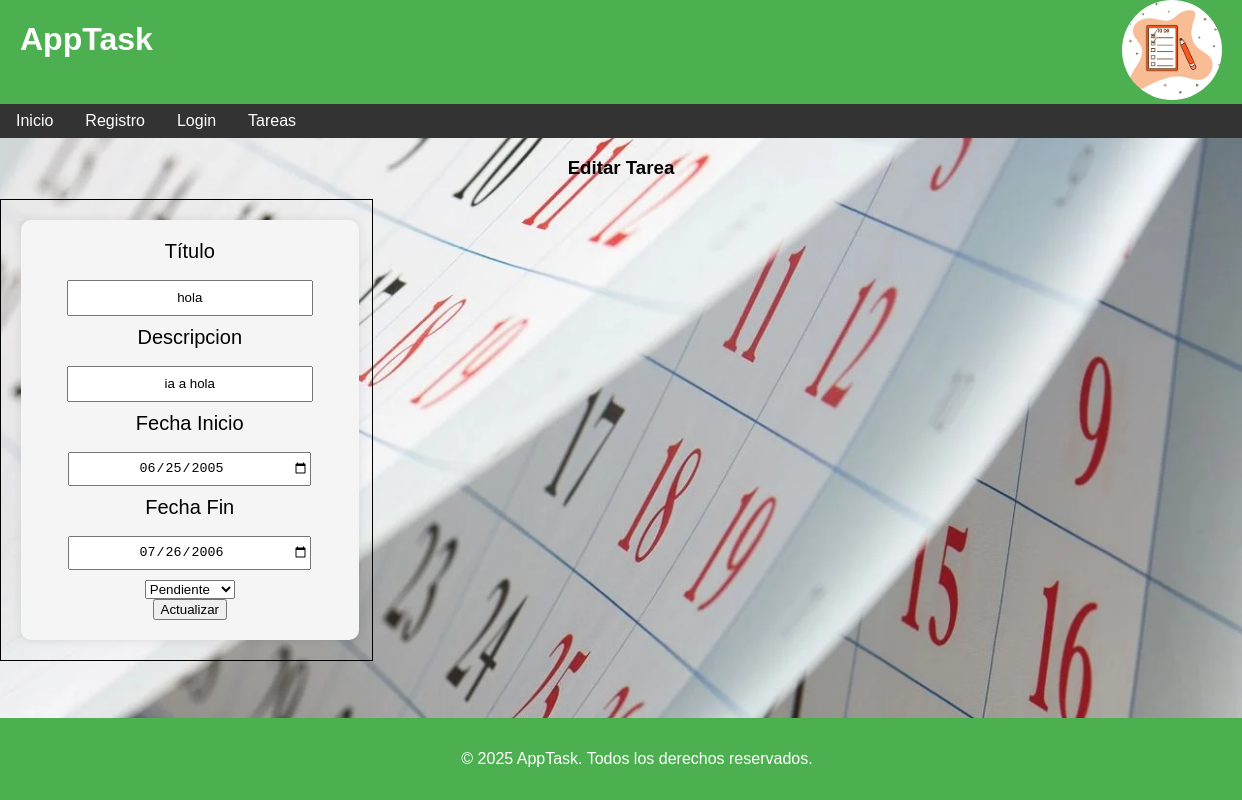
Page /editar_tareas.php?tareas_id=1 (signed in) on the committed database.
### tables this page shows
CREATE TABLE `tareas` (
  `tareas_id` int(11) NOT NULL AUTO_INCREMENT,
  `titulo` varchar(45) DEFAULT NULL,
  `descripcion` varchar(105) DEFAULT NULL,
  `fecha_inicio` date DEFAULT NULL,
  `fecha_fin` date DEFAULT NULL,
  `estado` varchar(255) DEFAULT NULL,
  `Usuarios_id` int(11) NOT NULL,
  PRIMARY KEY (`tareas_id`),
  KEY `fk_idx` (`Usuarios_id`),
  CONSTRAINT `fk` FOREIGN KEY (`Usuarios_id`) REFERENCES `usuarios` (`Usuarios_id`) ON DELETE NO ACTION ON UPDATE NO ACTION
);

### editar_tareas.php (the view, shortened to what this page needs)
<?php
include('./partials/cabecera.php');
include("conexiondb.php");
if (isset($_GET['tareas_id'])) {
    $tareas_id = $_GET['tareas_id'];
    $sql = "SELECT * FROM tareas WHERE tareas_id = :tareas_id AND usuarios_id = :usuarios_id";
    $stmt = $conexion->prepare($sql);
    $stmt->bindParam(':tareas_id', $tareas_id, PDO::PARAM_INT);
    $stmt->bindParam(':usuarios_id', $_SESSION['id'], PDO::PARAM_INT);
    $stmt->execute();
    $task = $stmt->fetch();
} else {
    die('ID de tarea no especificado.');
}
?>
<section class="containerTask">
    <h3>Editar Tarea</h3>
    <div class="tareas">
        <form action="" method="POST" id="formTareas">
            <label for="titulo">Título</label>
            <input required type="text" name="titulo" id="titulo" value="<?php echo htmlspecialchars($task['titulo']); ?>">
            <label for="descripcion">Descripcion</label>
            <input required type="text" name="descripcion" id="descripcion" value="<?php echo htmlspecialchars($task['descripcion']); ?>">
            <label for="fecha_inicio">Fecha Inicio</label>
            <input type="date" name="fecha_inicio" id="fecha_inicio" value="<?php echo $task['fecha_inicio']; ?>">
            <label for="fecha_fin">Fecha Fin</label>
            <input type="date" name="fecha_fin" id="fecha_fin" value="<?php echo $task['fecha_fin']; ?>">
            <select name="estado" id="estado">
                <option value="pendiente" <?php if ($task['estado'] == 'pendiente') echo 'selected'; ?>>Pendiente</option>
            </select>
            <button>Actualizar</button>
        </form>
    </div>
</section>
<?php
include 'partials/footer.php';
?>

### css/index.css (style rules this page uses)
html, body { height: 100%; margin: 0; display: flex; flex-direction: column; }
body { max-height: 100vh; font-family: Arial, sans-serif; margin: 0; padding: 0; background-color: #f4f4f4; }

### css/registro.css (style rules this page uses)
section form { font-size: 20px; display: flex; flex-direction: column; justify-content: center; align-items: center; background-color: #f5f5f5; padding: 20px; border-radius: 10px; box-shadow: 0 0 10px rgba(0,0,0,0.1); width: 40%; max-height: 90vh; overflow: auto; }
form label, form input { height: 30px; width: 80%; margin-bottom: 10px; text-align: center; }

### css/task.css (style rules this page uses)
.containerTask { margin: 0; background-image: url('../img/Calendario.webp'); background-size: cover; background-repeat: no-repeat; background-attachment: fixed; overflow: hidden; height: 100vh; }
.containerTask h3 { width: 100%; text-align: center; margin-bottom: 20px; }
.tareas { width: 30%; padding: 20px; border: 1px solid #000; box-sizing: border-box; }
.tareas form { width: 90%; justify-content: center; text-align: center; }

### rows in the picture
tareas: titulo "hola", descripcion "ia a hola", fecha_inicio "06/25/2005", fecha_fin "07/26/2006"
